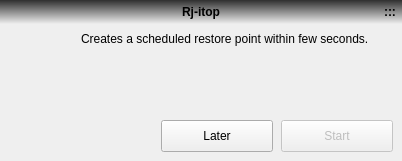
    <widget class="QWidget" name="schedulerpanel" native="true">
     <property name="geometry">
      <rect>
       <x>0</x>
       <y>3265</y>
       <width>402</width>
       <height>161</height>
      </rect>
     </property>
     <property name="autoFillBackground">
      <bool>true</bool>
     </property>
     <widget class="lblevent" name="function4">
      <property name="geometry">
       <rect>
        <x>0</x>
        <y>0</y>
        <width>402</width>
        <height>24</height>
       </rect>
      </property>
      <property name="font">
       <font>
        <weight>75</weight>
        <bold>true</bold>
       </font>
      </property>
      <property name="text">
       <string notr="true">Rj-itop</string>
      </property>
      <property name="alignment">
       <set>Qt::AlignCenter</set>
      </property>
     </widget>
     <widget class="lblevent" name="windowbutton4">
      <property name="geometry">
       <rect>
        <x>378</x>
        <y>0</y>
        <width>24</width>
        <height>24</height>
       </rect>
      </property>
      <property name="font">
       <font>
        <weight>75</weight>
        <bold>true</bold>
       </font>
      </property>
      <property name="cursor">
       <cursorShape>PointingHandCursor</cursorShape>
      </property>
      <property name="text">
       <string notr="true">:::</string>
      </property>
      <property name="alignment">
       <set>Qt::AlignCenter</set>
      </property>
     </widget>
     <widget class="lblevent" name="border_4">
      <property name="geometry">
       <rect>
        <x>0</x>
        <y>0</y>
        <width>402</width>
        <height>24</height>
       </rect>
      </property>
      <property name="font">
       <font>
        <weight>75</weight>
        <bold>true</bold>
       </font>
      </property>
      <property name="styleSheet">
       <string notr="true">background-color: qlineargradient(spread:pad, x1:0, y1:0, x2:0, y2:1, stop:0 rgba(0, 0, 0, 205), stop:1 rgba(255, 255, 255, 0))</string>
      </property>
     </widget>
     <widget class="QWidget" name="subschedulerpanel" native="true">
      <property name="geometry">
       <rect>
        <x>1</x>
        <y>24</y>
        <width>400</width>
        <height>136</height>
       </rect>
      </property>
      <property name="autoFillBackground">
       <bool>true</bool>
      </property>
      <widget class="QLabel" name="label_38">
       <property name="geometry">
        <rect>
         <x>10</x>
         <y>10</y>
         <width>60</width>
         <height>60</height>
        </rect>
       </property>
       <property name="pixmap">
        <pixmap resource="pictures.qrc">:/pictures/dialoginfo.png</pixmap>
       </property>
       <property name="scaledContents">
        <bool>true</bool>
       </property>
       <property name="alignment">
        <set>Qt::AlignCenter</set>
       </property>
      </widget>
      <widget class="QLabel" name="schedulertext">
       <property name="geometry">
        <rect>
         <x>80</x>
         <y>8</y>
         <width>312</width>
         <height>88</height>
        </rect>
       </property>
       <property name="text">
        <string>Creates a scheduled restore point within few seconds.</string>
       </property>
       <property name="alignment">
        <set>Qt::AlignLeading|Qt::AlignLeft|Qt::AlignTop</set>
       </property>
       <property name="wordWrap">
        <bool>true</bool>
       </property>
      </widget>
      <widget class="QPushButton" name="schedulerstart">
       <property name="enabled">
        <bool>false</bool>
       </property>
       <property name="geometry">
        <rect>
         <x>280</x>
         <y>96</y>
         <width>112</width>
         <height>32</height>
        </rect>
       </property>
       <property name="cursor">
        <cursorShape>PointingHandCursor</cursorShape>
       </property>
       <property name="focusPolicy">
        <enum>Qt::NoFocus</enum>
       </property>
       <property name="text">
        <string>Start</string>
       </property>
       <property name="iconSize">
        <size>
         <width>13</width>
         <height>13</height>
        </size>
       </property>
      </widget>
      <widget class="QPushButton" name="schedulerlater">
       <property name="geometry">
        <rect>
         <x>160</x>
         <y>96</y>
         <width>112</width>
         <height>32</height>
        </rect>
       </property>
       <property name="cursor">
        <cursorShape>PointingHandCursor</cursorShape>
       </property>
       <property name="focusPolicy">
        <enum>Qt::NoFocus</enum>
       </property>
       <property name="text">
        <string>Later</string>
       </property>
       <property name="iconSize">
        <size>
         <width>13</width>
         <height>13</height>
        </size>
       </property>
      </widget>
      <widget class="QLabel" name="schedulernumber">
       <property name="geometry">
        <rect>
         <x>280</x>
         <y>72</y>
         <width>112</width>
         <height>24</height>
        </rect>
       </property>
       <property name="alignment">
        <set>Qt::AlignCenter</set>
       </property>
      </widget>
     </widget>
     <zorder>border_4</zorder>
     <zorder>function4</zorder>
     <zorder>subschedulerpanel</zorder>
     <zorder>windowbutton4</zorder>
    </widget>
